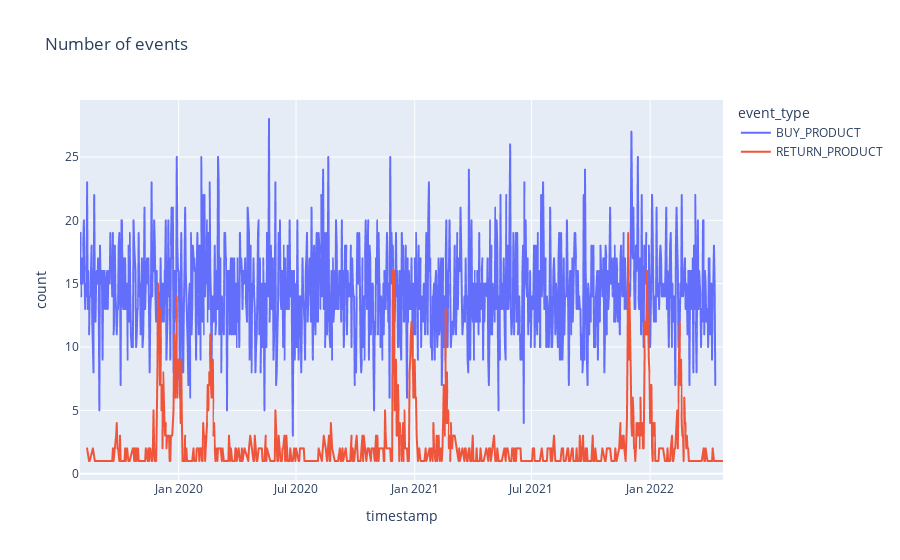

Notebook source saved alongside this figure:
### Markdown cell above
Wizualizacja ilości zwrotów z całego dostępnego okresu

### Code cell
px.line(event_type_history_count, x='timestamp', y='count', color='event_type', title='Number of events')

### Figure 1 — Plotly figure (JSON) as saved in the notebook; plotly's stock layout.template omitted (floating-point values rounded to 4 significant figures; data arrays with more than 128 entries replaced by an {"elided": "..."} marker saying what was removed)
{"data": [{"hovertemplate": "event_type=BUY_PRODUCT<br>timestamp=%{x}<br>count=%{y}<extra></extra>", "legendgroup": "BUY_PRODUCT", "line": {"color": "#636efa", "dash": "solid"}, "marker": {"symbol": "circle"}, "mode": "lines", "name": "BUY_PRODUCT", "showlegend": true, "type": "scattergl", "x": {"elided": "986 str values"}, "xaxis": "x", "y": {"elided": "986 int values"}, "yaxis": "y"}, {"hovertemplate": "event_type=RETURN_PRODUCT<br>timestamp=%{x}<br>count=%{y}<extra></extra>", "legendgroup": "RETURN_PRODUCT", "line": {"color": "#EF553B", "dash": "solid"}, "marker": {"symbol": "circle"}, "mode": "lines", "name": "RETURN_PRODUCT", "showlegend": true, "type": "scattergl", "x": {"elided": "641 str values"}, "xaxis": "x", "y": {"elided": "641 int values"}, "yaxis": "y"}], "layout": {"legend": {"title": {"text": "event_type"}, "tracegroupgap": 0}, "title": {"text": "Number of events"}, "xaxis": {"anchor": "y", "domain": [0, 1], "title": {"text": "timestamp"}}, "yaxis": {"anchor": "x", "domain": [0, 1], "title": {"text": "count"}}}}
